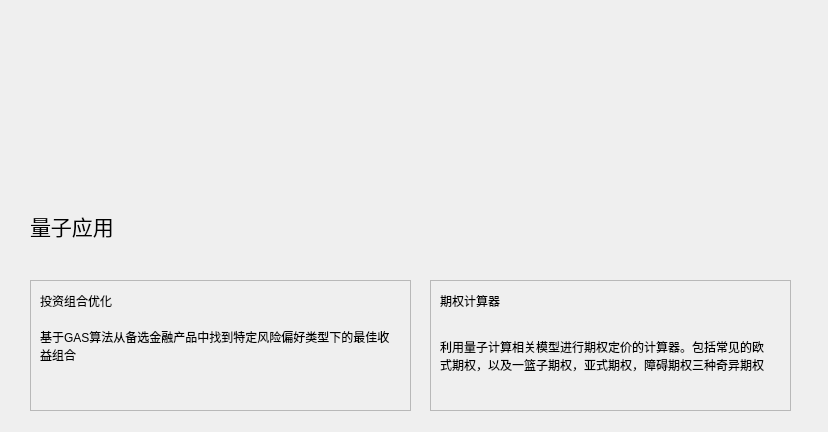
<?xml version="1.0" encoding="UTF-8"?>
<ui version="4.0">
 <class>Form</class>
 <widget class="QWidget" name="Form">
  <property name="geometry">
   <rect>
    <x>0</x>
    <y>0</y>
    <width>828</width>
    <height>432</height>
   </rect>
  </property>
  <property name="windowTitle">
   <string>Form</string>
  </property>
  <widget class="QLabel" name="label">
   <property name="geometry">
    <rect>
     <x>0</x>
     <y>-10</y>
     <width>831</width>
     <height>201</height>
    </rect>
   </property>
   <property name="sizePolicy">
    <sizepolicy hsizetype="Preferred" vsizetype="Preferred">
     <horstretch>0</horstretch>
     <verstretch>0</verstretch>
    </sizepolicy>
   </property>
   <property name="text">
    <string>&lt;html&gt;&lt;head/&gt;&lt;body&gt;&lt;p&gt;&lt;img src=&quot;:/spear/resource/logo.png&quot;/&gt;&lt;/p&gt;&lt;/body&gt;&lt;/html&gt;</string>
   </property>
  </widget>
  <widget class="QLabel" name="label_2">
   <property name="geometry">
    <rect>
     <x>30</x>
     <y>200</y>
     <width>141</width>
     <height>51</height>
    </rect>
   </property>
   <property name="font">
    <font>
     <family>微软雅黑</family>
     <pointsize>16</pointsize>
    </font>
   </property>
   <property name="cursor">
    <cursorShape>OpenHandCursor</cursorShape>
   </property>
   <property name="text">
    <string>量子应用</string>
   </property>
  </widget>
  <widget class="QFrame" name="frame1">
   <property name="geometry">
    <rect>
     <x>30</x>
     <y>280</y>
     <width>381</width>
     <height>131</height>
    </rect>
   </property>
   <property name="cursor">
    <cursorShape>PointingHandCursor</cursorShape>
   </property>
   <property name="frameShape">
    <enum>QFrame::StyledPanel</enum>
   </property>
   <property name="frameShadow">
    <enum>QFrame::Sunken</enum>
   </property>
   <widget class="QLabel" name="label_3">
    <property name="geometry">
     <rect>
      <x>10</x>
      <y>0</y>
      <width>111</width>
      <height>41</height>
     </rect>
    </property>
    <property name="text">
     <string>投资组合优化</string>
    </property>
   </widget>
   <widget class="QLabel" name="label_4">
    <property name="geometry">
     <rect>
      <x>10</x>
      <y>40</y>
      <width>361</width>
      <height>51</height>
     </rect>
    </property>
    <property name="text">
     <string>基于GAS算法从备选金融产品中找到特定风险偏好类型下的最佳收益组合</string>
    </property>
    <property name="wordWrap">
     <bool>true</bool>
    </property>
   </widget>
  </widget>
  <widget class="QFrame" name="frame2">
   <property name="geometry">
    <rect>
     <x>430</x>
     <y>280</y>
     <width>361</width>
     <height>131</height>
    </rect>
   </property>
   <property name="cursor">
    <cursorShape>PointingHandCursor</cursorShape>
   </property>
   <property name="frameShape">
    <enum>QFrame::StyledPanel</enum>
   </property>
   <property name="frameShadow">
    <enum>QFrame::Sunken</enum>
   </property>
   <widget class="QLabel" name="label_7">
    <property name="geometry">
     <rect>
      <x>10</x>
      <y>0</y>
      <width>111</width>
      <height>41</height>
     </rect>
    </property>
    <property name="text">
     <string>期权计算器</string>
    </property>
   </widget>
   <widget class="QLabel" name="label_8">
    <property name="geometry">
     <rect>
      <x>10</x>
      <y>40</y>
      <width>331</width>
      <height>71</height>
     </rect>
    </property>
    <property name="text">
     <string>利用量子计算相关模型进行期权定价的计算器。包括常见的欧式期权，以及一篮子期权，亚式期权，障碍期权三种奇异期权</string>
    </property>
    <property name="wordWrap">
     <bool>true</bool>
    </property>
   </widget>
  </widget>
 </widget>
 <resources>
  <include location="../resource.qrc"/>
 </resources>
 <connections/>
</ui>
